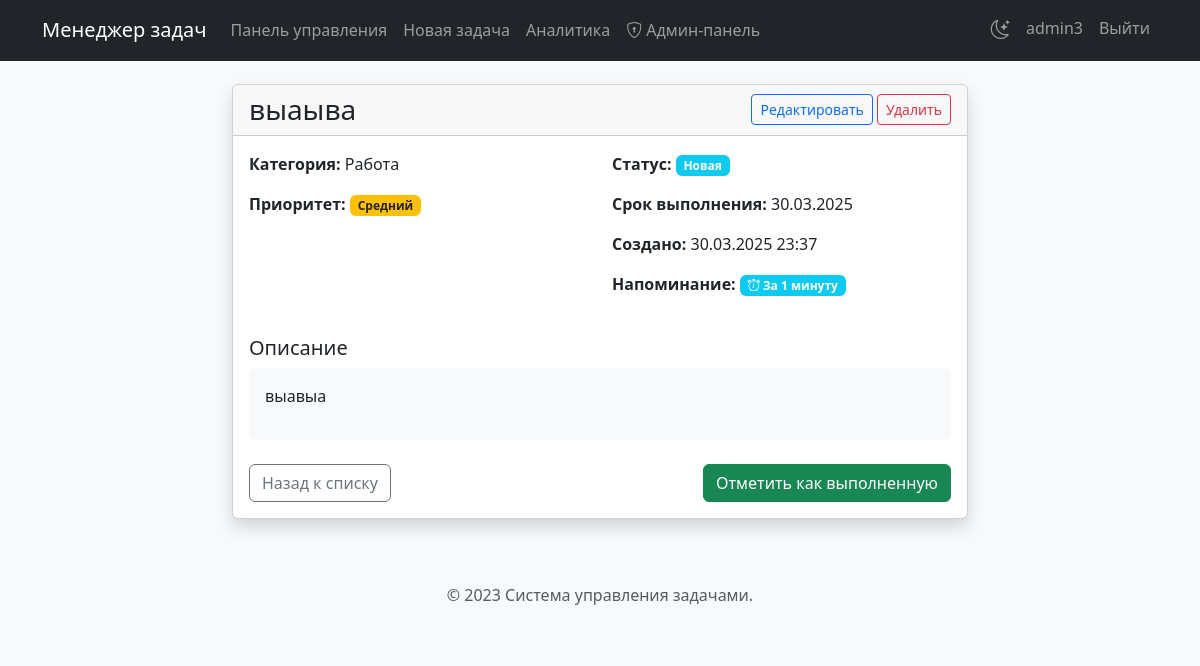
Page /task/3 (signed in) on the earlier database version.
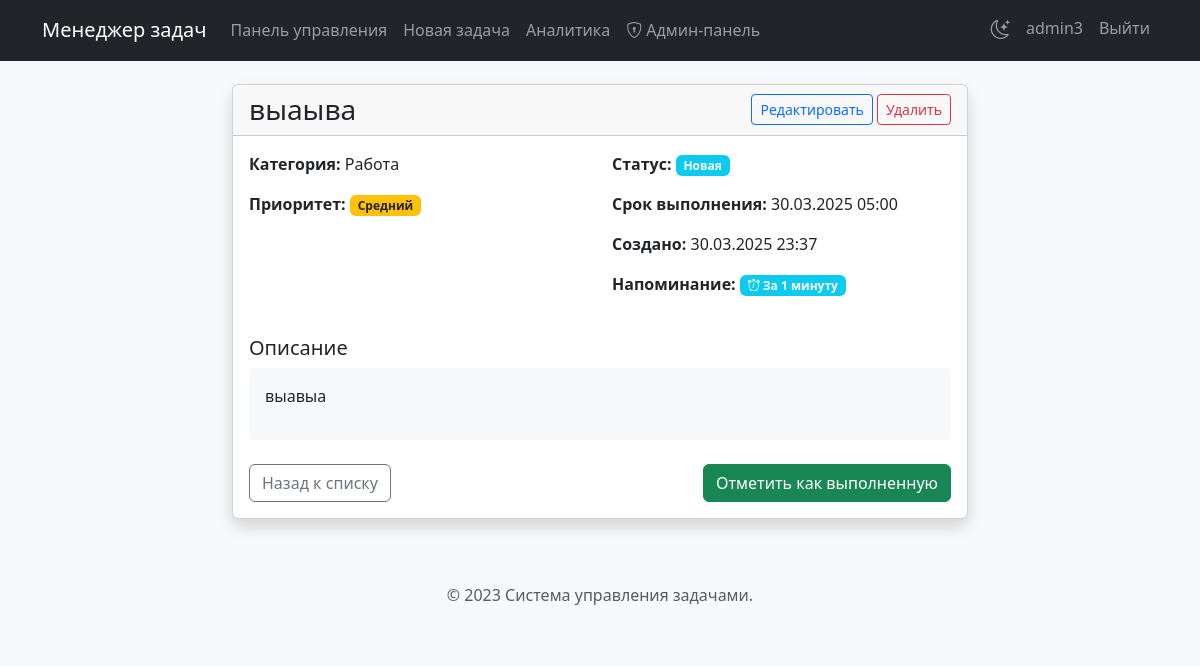
Same page on the later database version.
### tables this page shows
CREATE TABLE tasks (
        id INTEGER PRIMARY KEY,
        user_id INTEGER NOT NULL,
        title TEXT NOT NULL,
        description TEXT,
        category TEXT,
        priority TEXT,
        status TEXT DEFAULT "Новая",
        created_at TIMESTAMP DEFAULT CURRENT_TIMESTAMP,
        send_reminder BOOLEAN DEFAULT 0,
        reminder_time INTEGER DEFAULT 24, due_date TIMESTAMP,
        FOREIGN KEY (user_id) REFERENCES users (id)
    );

### app.py (the view)
@app.route('/task/<int:task_id>')
def view_task(task_id):
    if 'user_id' not in session:
        return redirect(url_for('login'))
    conn = sqlite3.connect('tasks.db')
    c = conn.cursor()
    c.execute(
        """
    SELECT id, title, description, category, priority, due_date, status, created_at,
           send_reminder, reminder_time
    FROM tasks
    WHERE id = ? AND user_id = ?
    """, (task_id, session['user_id']))
    task = c.fetchone()
    conn.close()
    if not task:
        flash('Задача не найдена!')
        return redirect(url_for('dashboard'))
    return render_template('view_task.html', task=task, format_datetime=format_datetime, format_reminder_time=format_reminder_time)

### app.py (called while the page is built)
def format_datetime(dt, user_timezone=None):
    if not dt:
        return None
    if not user_timezone:
        user_timezone = session.get('timezone', 'Europe/Moscow')
    if isinstance(dt, str):
        try:
            dt = datetime.strptime(dt, '%Y-%m-%d %H:%M:%S')
        except ValueError:
            try:
                dt = datetime.strptime(dt, '%Y-%m-%d')
                return dt.strftime('%d.%m.%Y')
            except ValueError:
                return dt
    try:
        if dt.tzinfo is None:
            utc_tz = timezone('UTC')
            dt = utc_tz.localize(dt)
        local_tz = timezone(user_timezone)
        dt = dt.astimezone(local_tz)
        return dt.strftime('%d.%m.%Y %H:%M')
    except Exception as e:
        logger.error(f"Error formatting datetime: {e}")
        return str(dt)

### templates/view_task.html (shortened to what this page needs)
{% extends 'base.html' %}
{% block content %}
<div class="row justify-content-center">
    <div class="col-md-8">
        <div class="card shadow">
            <div class="card-header d-flex justify-content-between align-items-center">
                <h3 class="m-0">{{ task[1] }}</h3>
                <div>
                    <a href="{{ url_for('edit_task', task_id=task[0]) }}" class="btn btn-outline-primary btn-sm">Редактировать</a>
                    <button class="btn btn-outline-danger btn-sm" data-bs-toggle="modal" data-bs-target="#deleteModal">Удалить</button>
                </div>
            </div>
            <div class="card-body">
                <div class="row mb-4">
                    <div class="col-md-6">
                        <p><strong>Категория:</strong> {{ task[3] }}</p>
                        <p><strong>Приоритет:</strong>
                            <span class="badge {% if task[4] == 'Высокий' %}bg-danger{% elif task[4] == 'Средний' %}bg-warning text-dark{% elif task[4] == 'Низкий' %}bg-success{% else %}bg-secondary{% endif %}">
                                {{ task[4] }}
                            </span>
                        </p>
                    </div>
                    <div class="col-md-6">
                        <p><strong>Статус:</strong>
                            <span class="badge {% if task[6] == 'Новая' %}bg-info{% elif task[6] == 'В процессе' %}bg-primary{% elif task[6] == 'Завершена' %}bg-success{% else %}bg-secondary{% endif %}">
                                {{ task[6] }}
                            </span>
                        </p>
                        {% if task[5] %}
                        <p><strong>Срок выполнения:</strong> {{ format_datetime(task[5], session.get('timezone')) }}</p>
                        {% else %}
                        <p><strong>Срок выполнения:</strong> Не указан</p>
                        {% endif %}
                        <p><strong>Создано:</strong> {{ format_datetime(task[7], session.get('timezone')) }}</p>
                        {% if task[8] %}
                        <p>
                            <strong>Напоминание:</strong>
                            <span class="badge bg-info">
                                <i class="bi bi-alarm"></i> {{ format_reminder_time(task[9]) }}
                            </span>
                        </p>
                        {% endif %}
                    </div>
                </div>
                <h5>Описание</h5>
                <div class="p-3 bg-light rounded mb-4">
                    {% if task[2] %}
                    <p>{{ task[2] | replace('\n', '<br>') | safe }}</p>
                    {% else %}
                    <p class="text-muted">Описание отсутствует</p>
                    {% endif %}
                </div>
                <div class="d-flex justify-content-between">
                    <a href="{{ url_for('dashboard') }}" class="btn btn-outline-secondary">Назад к списку</a>
                    {% if task[6] != 'Завершена' %}
                    <form action="{{ url_for('edit_task', task_id=task[0]) }}" method="POST">
                        <button type="submit" class="btn btn-success">Отметить как выполненную</button>
                    </form>
                    {% endif %}
                </div>
            </div>
        </div>
    </div>
</div>
{% endblock %}

Differences in the rows shown:
changed tasks "выаыва": due_date "30.03.2025" → "30.03.2025 05:00"
